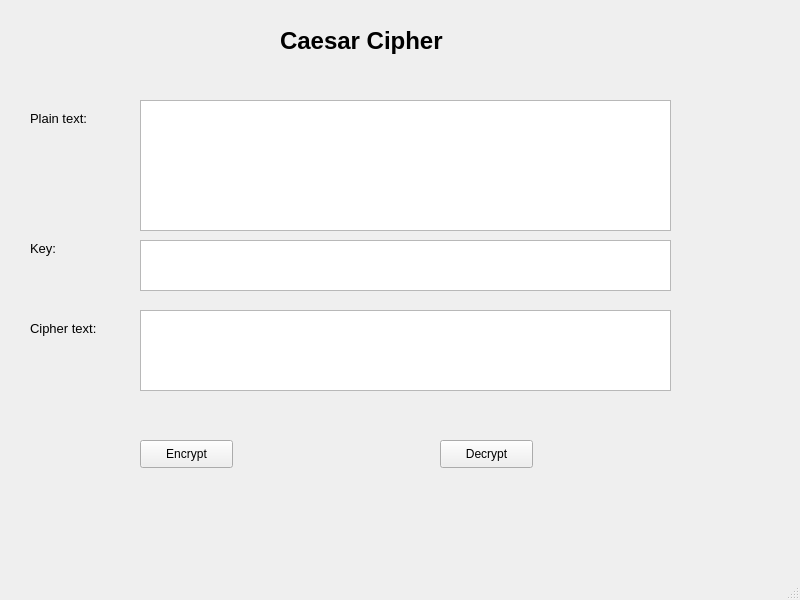
<?xml version="1.0" encoding="UTF-8"?>
<ui version="4.0">
 <class>MainWindow</class>
 <widget class="QMainWindow" name="MainWindow">
  <property name="geometry">
   <rect>
    <x>0</x>
    <y>0</y>
    <width>800</width>
    <height>600</height>
   </rect>
  </property>
  <property name="windowTitle">
   <string>MainWindow</string>
  </property>
  <widget class="QWidget" name="centralwidget">
   <widget class="QLabel" name="label">
    <property name="geometry">
     <rect>
      <x>280</x>
      <y>20</y>
      <width>221</width>
      <height>41</height>
     </rect>
    </property>
    <property name="font">
     <font>
      <pointsize>18</pointsize>
      <weight>75</weight>
      <bold>true</bold>
     </font>
    </property>
    <property name="text">
     <string>Caesar Cipher</string>
    </property>
   </widget>
   <widget class="QLabel" name="label_2">
    <property name="geometry">
     <rect>
      <x>30</x>
      <y>110</y>
      <width>81</width>
      <height>16</height>
     </rect>
    </property>
    <property name="font">
     <font>
      <pointsize>10</pointsize>
     </font>
    </property>
    <property name="text">
     <string>Plain text:</string>
    </property>
   </widget>
   <widget class="QLabel" name="label_3">
    <property name="geometry">
     <rect>
      <x>30</x>
      <y>240</y>
      <width>55</width>
      <height>16</height>
     </rect>
    </property>
    <property name="font">
     <font>
      <pointsize>10</pointsize>
     </font>
    </property>
    <property name="text">
     <string>Key:</string>
    </property>
   </widget>
   <widget class="QLabel" name="label_4">
    <property name="geometry">
     <rect>
      <x>30</x>
      <y>320</y>
      <width>91</width>
      <height>16</height>
     </rect>
    </property>
    <property name="font">
     <font>
      <pointsize>10</pointsize>
     </font>
    </property>
    <property name="text">
     <string>Cipher text:</string>
    </property>
   </widget>
   <widget class="QPushButton" name="pushButton">
    <property name="geometry">
     <rect>
      <x>140</x>
      <y>440</y>
      <width>93</width>
      <height>28</height>
     </rect>
    </property>
    <property name="text">
     <string>Encrypt</string>
    </property>
   </widget>
   <widget class="QPushButton" name="pushButton_2">
    <property name="geometry">
     <rect>
      <x>440</x>
      <y>440</y>
      <width>93</width>
      <height>28</height>
     </rect>
    </property>
    <property name="text">
     <string>Decrypt</string>
    </property>
   </widget>
   <widget class="QTextEdit" name="textEdit">
    <property name="geometry">
     <rect>
      <x>140</x>
      <y>100</y>
      <width>531</width>
      <height>131</height>
     </rect>
    </property>
   </widget>
   <widget class="QTextEdit" name="textEdit_2">
    <property name="geometry">
     <rect>
      <x>140</x>
      <y>240</y>
      <width>531</width>
      <height>51</height>
     </rect>
    </property>
   </widget>
   <widget class="QTextEdit" name="textEdit_3">
    <property name="geometry">
     <rect>
      <x>140</x>
      <y>310</y>
      <width>531</width>
      <height>81</height>
     </rect>
    </property>
   </widget>
  </widget>
  <widget class="QMenuBar" name="menubar">
   <property name="geometry">
    <rect>
     <x>0</x>
     <y>0</y>
     <width>800</width>
     <height>26</height>
    </rect>
   </property>
  </widget>
  <widget class="QStatusBar" name="statusbar"/>
 </widget>
 <resources/>
 <connections/>
</ui>
